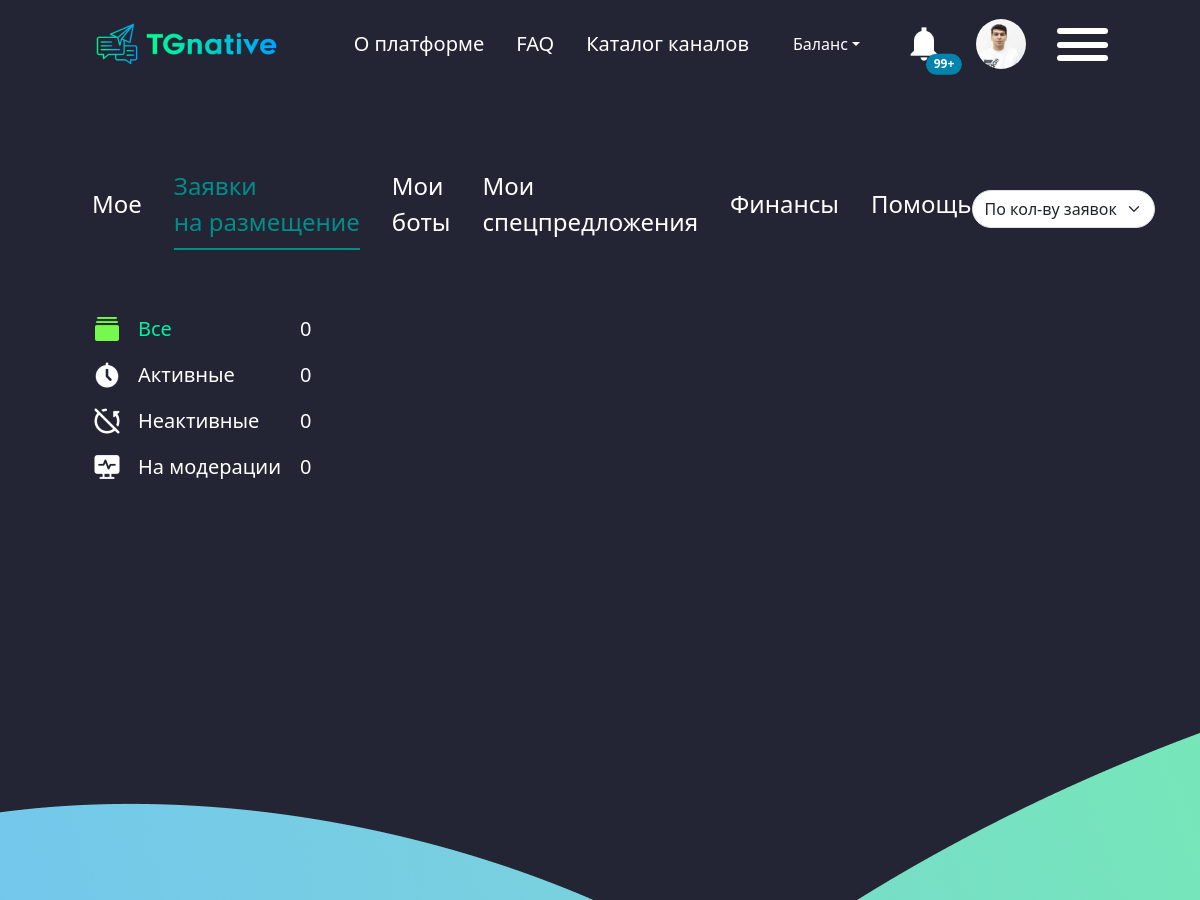
The app's page /zayavki/ (signed in, upper part), older data.
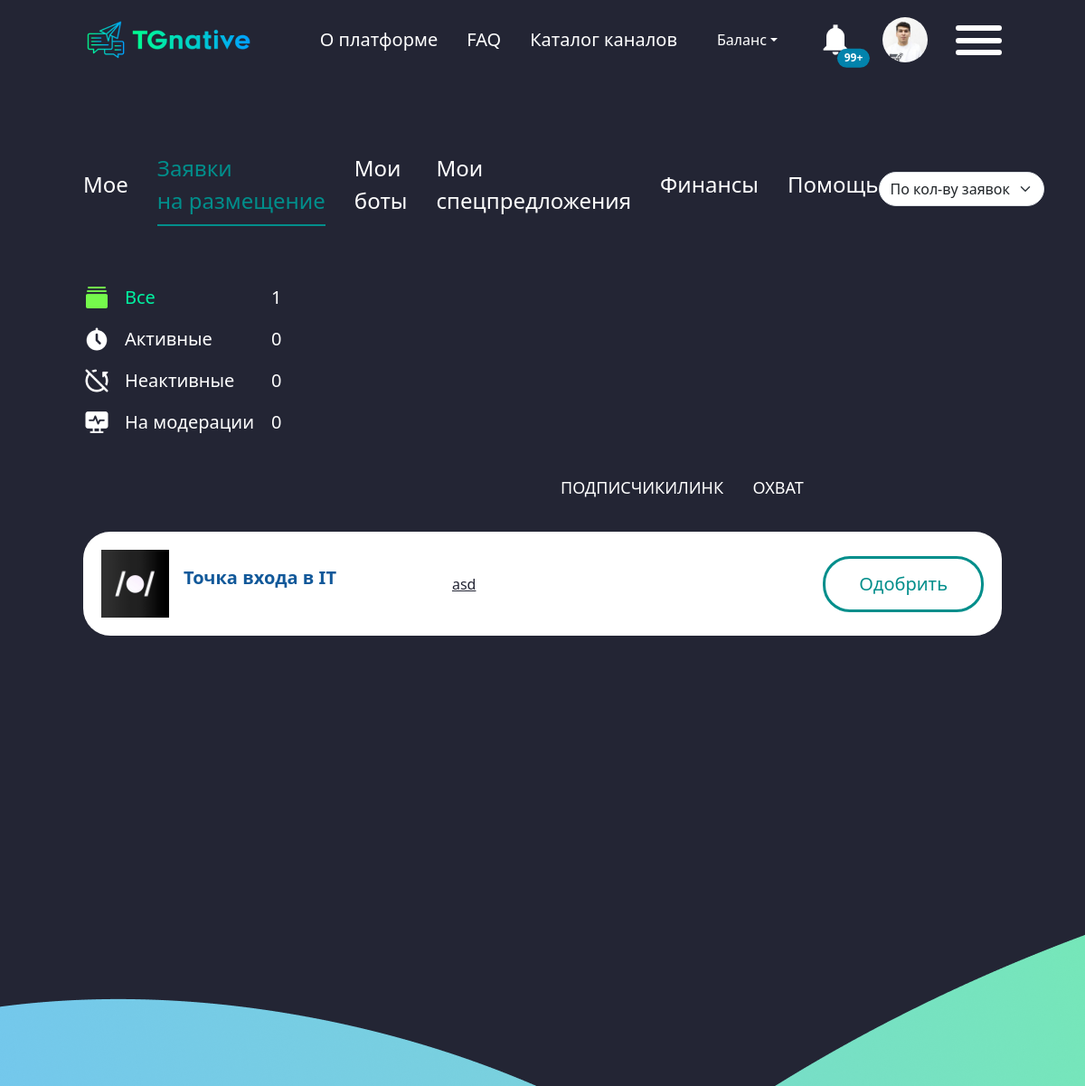
The same page, newer data.
### accounts/models.py (models this page shows, shortened)
class Add_Reklama(models.Model):
    from API.models import Chanel
    class Status(models.TextChoices):
        DRAFT = 'WT', 'Waiting'
        PUBLISHED = "DN", "Done"
    chanel=models.ForeignKey(Chanel,on_delete=models.CASCADE)
    format=models.ForeignKey(Cost_Format,on_delete=models.CASCADE)
    user_order=models.ForeignKey(Profile_advertiser,on_delete=models.CASCADE,null=True)
    text_ads=models.TextField(null=True)
    media=models.ImageField(null=True,blank=True)
    name_ads = models.CharField(max_length=150,null=True)
    comment=models.TextField(null=True)
    order_data=models.DateTimeField(null=True)
    status = models.CharField(max_length=2, choices=Status.choices,
                              default=Status.DRAFT)

### API/models.py (models this page shows, shortened)
class Chanel(models.Model):
    chanel_link=models.CharField(max_length=150)
    name=models.CharField(max_length=150,verbose_name="Называние канала")
    pictures=models.ImageField(verbose_name='Лого')
    subscribers=models.IntegerField()
    views=models.IntegerField()
    created_at=models.DateTimeField(auto_now_add=True)
    add_chanel =models.ForeignKey(Add_chanel, on_delete=models.CASCADE)
    username=models.CharField(max_length=150)
    class Meta:
        verbose_name="Канал"
        verbose_name_plural="Канал"
        ordering=['-subscribers']

### accounts/views.py (the view)
# urls.py: path('zayavki/',views.Zayavka_Page.as_view(),name='zayavka'),
class Zayavka_Page(LoginRequiredMixin,TemplateView):
    template_name = 'zayavki.html'
    def get_context_data(self, *, object_list=None, **kwargs):
        context = super().get_context_data(**kwargs)
        try:
            chanel_instances = Chanel.objects.filter(username=self.request.user)
            context['order'] = Add_Reklama.objects.filter(chanel__in=chanel_instances)
            context['count'] = Add_Reklama.objects.filter(chanel__in=chanel_instances).count()
        except Chanel.DoesNotExist:
           pass
        return context
    def dispatch(self, request, *args, **kwargs):
        if not Profile.objects.filter(username=request.user).exists():
            logout(request)
            return redirect('login')
        return super().dispatch(request, *args, **kwargs)

### accounts/templates/zayavki.html (shortened to what this page needs)
{% extends 'base.html' %}
{% load static %}
{% block header %}
<body class="page__body">
<div class="cabinet-container">
{% endblock %}
    {% block content %}
    <main class="main"><div class="cabinet"><div class="container-fluid"><div class="cabinet__header"><div class="cabinet__tabs"><a href="{% url 'logging' %}" >Мое</a> <a href="" class="active">Заявки на размещение</a> <a href="">Мои боты</a> <a href="">Мои спецпредложения</a> <a href="">Финансы</a> <a href="">Помощь</a></div><select class="form-select" aria-label="Default select example"><option selected="selected">По кол-ву заявок</option><option value="1">One</option><option value="2">Two</option><option value="3">Three</option></select></div><div class="cabinet__row"><div class="cabinet__list"><div class="d-flex align-items-center mb-3 gap-5"><p class="cabinet__list-title d-flex align-items-center gap-3" style="color: #00F1A0; width: 10rem"><img src="{% static 'img/Albums.png' %}" alt="">
        Все</p><p class="cabinet__list-title">{{count}}</p></div><div class="d-flex align-items-center mb-3 gap-5"><p class="cabinet__list-title d-flex align-items-center gap-3" style="width: 10rem"><img src="{% static 'img/Wall Clock.png' %}" alt="">
        Активные</p><p class="cabinet__list-title">0</p></div><div class="d-flex align-items-center mb-3 gap-5"><p class="cabinet__list-title d-flex align-items-center gap-3" style="width: 10rem"><img src="{% static 'img/No Rotation.png' %}" alt="">
        Неактивные</p><p class="cabinet__list-title">0</p></div><div class="d-flex align-items-center gap-5"><p class="cabinet__list-title d-flex align-items-center gap-3" style="width: 10rem"><img src="{% static 'img/System Task.png' %}" alt="">
        На модерации</p><p class="cabinet__list-title">0</p></div></div>
    </div>
     {% if count > 0 %}
                <div class="cabinet__boxes"><div class="cabinet__boxes-info d-flex"><p style="width: 25rem">ПОДПИСЧИКИ</p><p>ЛИНК</p><p>ОХВАТ</p></div>
                    <div class="cabinet__boxes-cards">
                        {% for item in order %}
                        <div class="box"><div class="d-flex align-items-center gap-3"><div><img src="/{{item.chanel.pictures}}" width="75px" height="75px" alt=""></div><div><p class="box__title">
                            {{item.chanel.name}}</p></div></div><p class="desc">{{item.comment}}</p><button class="btn-reset">Одобрить</button>
                        </div>
                        {% endfor %}
    </div></div>
    {% endif%}
    </main></div>
    {% endblock %}

Row changes from the older to the newer data that the page shows:
added Add_Reklama: chanel.pictures (picture), chanel.name "Точка входа в IT", comment "asd"
Text that changed along with them:
{{ count }}: "0" → "1"
text now shown: "ПОДПИСЧИКИ ЛИНК ОХВАТ"
